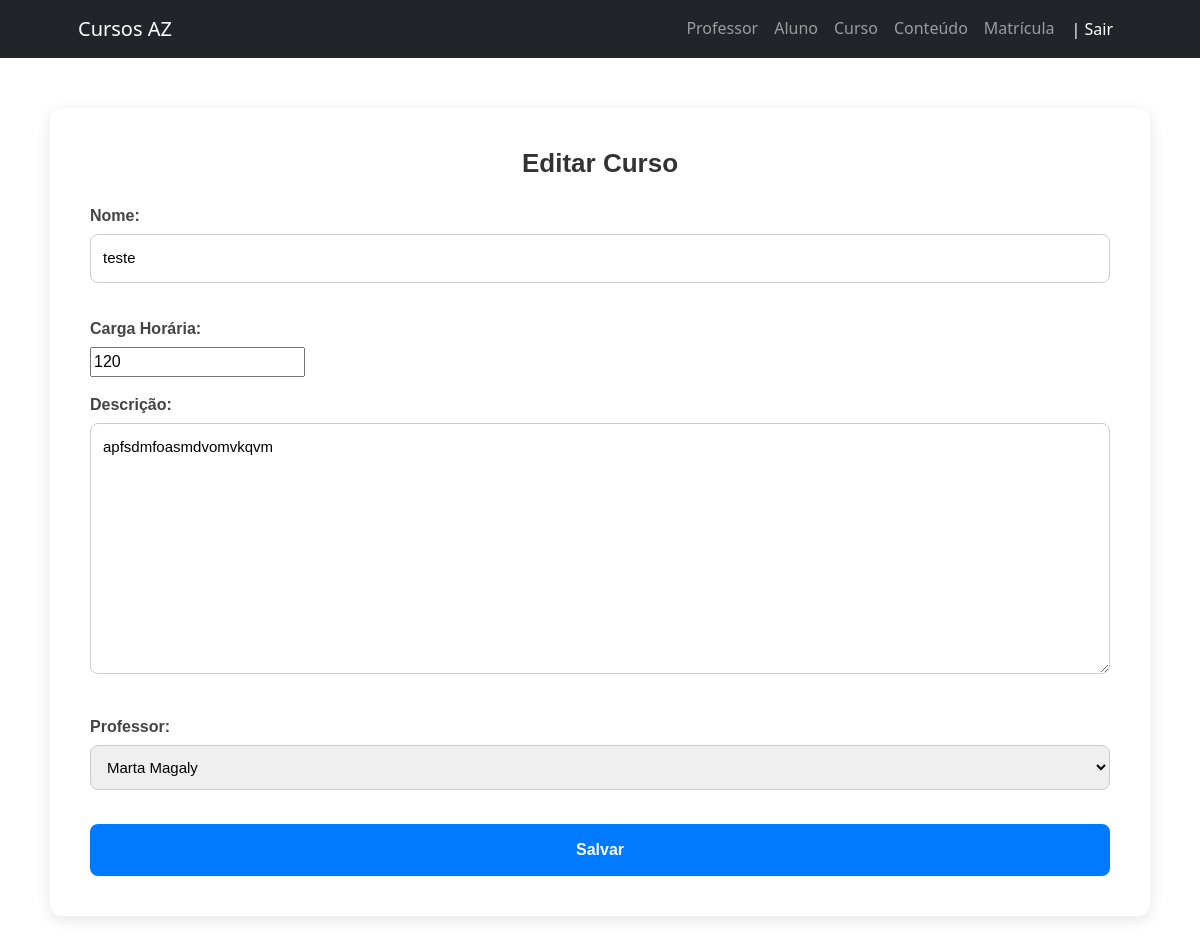
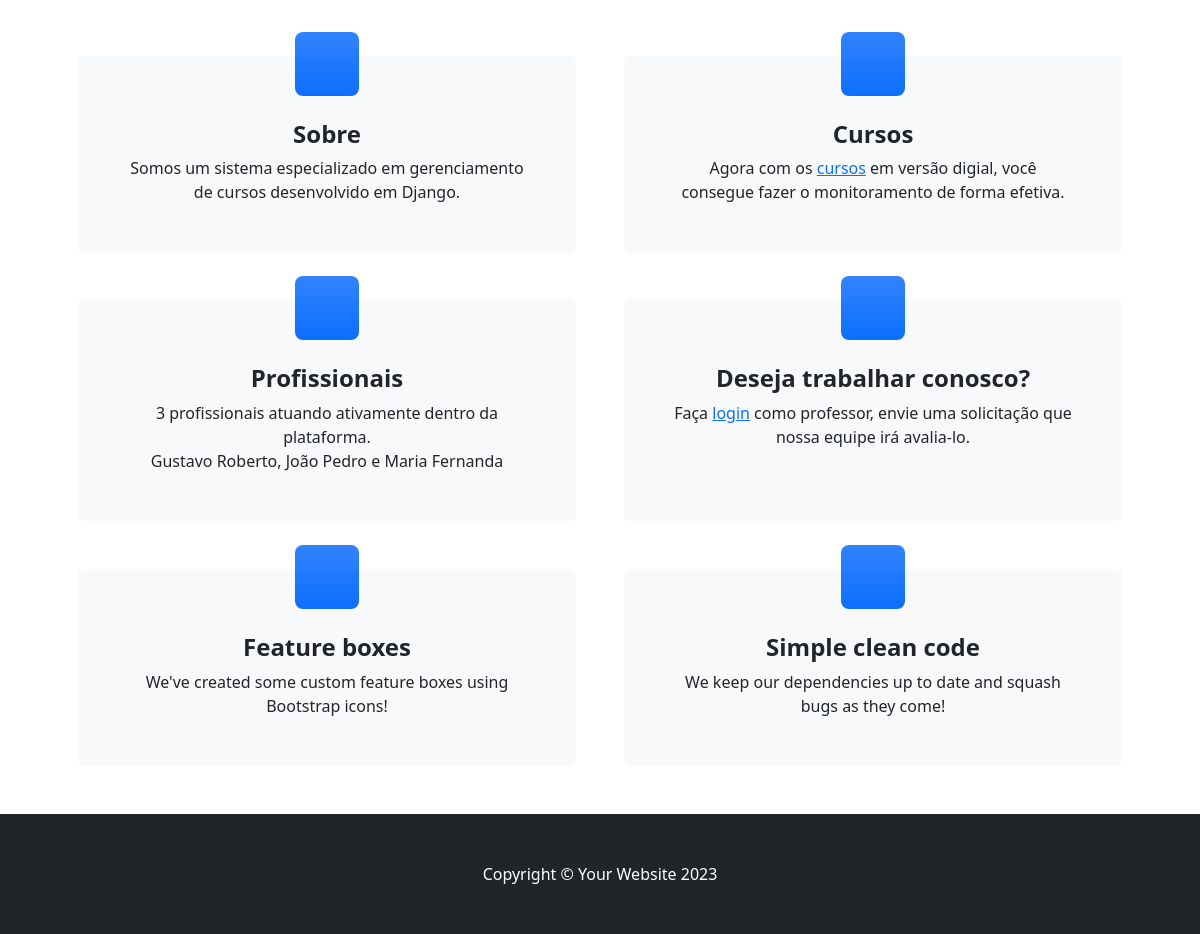
The page /curso/editar/2/ (signed in) on the database its author committed (2 pictures, top to bottom).
### cursos/models.py (models this page shows, shortened)
class Curso(models.Model):
    nome = models.CharField(max_length=255)
    ch = models.IntegerField(verbose_name="Carga Horária")
    descricao = models.TextField()
    professor = models.ForeignKey(Professor, on_delete=models.CASCADE)

### cursos/views.py (the view)
# urls.py: path('curso/editar/<int:pk>/', views_curso.edit, name="edit-curso"),
@login_required
@permission_required('cursos.change_curso', raise_exception=True)
def edit(request, pk):
    curso = get_object_or_404(Curso, pk=pk)
    if request.method == "POST":
        form = CursoForm(request.POST, instance=curso)
        if form.is_valid():
            form.save()
            return redirect("index-curso")
    else:
        form = CursoForm(instance=curso)
    return render(request, "cursos/edit.html", {"form": form})

### cursos/forms.py
class CursoForm(forms.ModelForm):
    nome = forms.CharField(max_length=255, label="Nome")
    ch = forms.IntegerField(label="Carga Horária")
    descricao = forms.CharField(widget=forms.Textarea, label="Descrição")
    professor = forms.ModelChoiceField(
        queryset=Professor.objects.all(),
        empty_label="Selecione um professor",
        label="Professor"
    )
    class Meta:
        model = Curso
        fields = ['nome', 'ch', 'descricao', 'professor']

### professor/models.py (called while the page is built)
    def __str__(self):
        return self.get_full_name()

### templates/cursos/edit.html (shortened to what this page needs)
{% extends "_base.html" %}
{% block content %}
<div class="form-container">
    <h1>Editar Curso</h1>
    <form method="post">
        {{ form.as_p }}
        <button type="submit">Salvar</button>
    </form>
</div>
{% endblock %}

### templates/cursos/edit.html (style rules this page uses)
.form-container { max-width: 1100px; margin: 50px auto; padding: 40px; background: #fff; border-radius: 12px; box-shadow: 0 4px 15px rgba(0,0,0,0.1); font-family: Arial, sans-serif; }
.form-container h1 { font-size: 26px; font-weight: bold; text-align: center; margin-bottom: 25px; color: #333; }
.form-container label { display: block; font-weight: bold; margin-bottom: 6px; color: #444; }
.form-container input[type="text"], .form-container input[type="password"], .form-container textarea, .form-container input[type="email"], .form-container select { width: 100%; padding: 12px; margin-bottom: 18px; border: 1px solid #ccc; border-radius: 8px; font-size: 15px; transition: 0.3s; }
.form-container button { width: 100%; padding: 14px; font-size: 16px; font-weight: bold; border-radius: 8px; border: none; background: #007bff; color: white; cursor: pointer; transition: 0.3s; }

### rows shown on the page
Curso: nome "teste", ch "120", descricao "apfsdmfoasmdvomvkqvm", professor "Marta Magaly"
